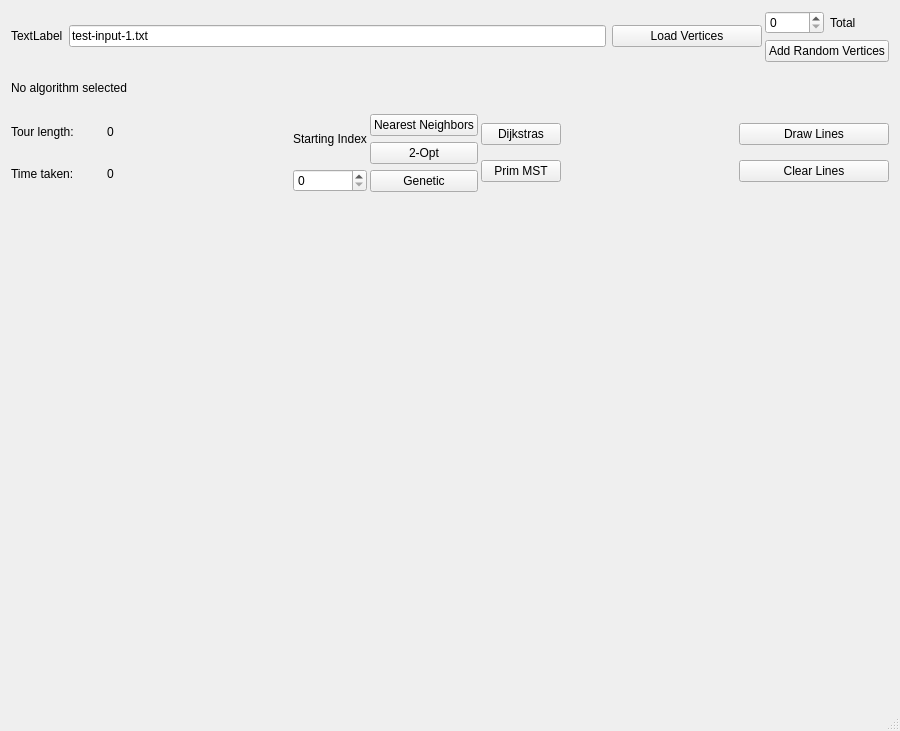
<?xml version="1.0" encoding="UTF-8"?>
<ui version="4.0">
 <class>MainWindow</class>
 <widget class="QMainWindow" name="MainWindow">
  <property name="geometry">
   <rect>
    <x>0</x>
    <y>0</y>
    <width>900</width>
    <height>731</height>
   </rect>
  </property>
  <property name="windowTitle">
   <string>QCustomPlot plot examples</string>
  </property>
  <widget class="QWidget" name="centralWidget">
   <layout class="QVBoxLayout" name="verticalLayout">
    <item>
     <layout class="QHBoxLayout" name="horizontalLayout">
      <property name="spacing">
       <number>3</number>
      </property>
      <item>
       <layout class="QHBoxLayout" name="horizontalLayout_3">
        <item>
         <widget class="QLabel" name="file_status">
          <property name="maximumSize">
           <size>
            <width>16777215</width>
            <height>20</height>
           </size>
          </property>
          <property name="text">
           <string>TextLabel</string>
          </property>
         </widget>
        </item>
        <item>
         <layout class="QVBoxLayout" name="verticalLayout_6">
          <item>
           <widget class="QLineEdit" name="input_file">
            <property name="minimumSize">
             <size>
              <width>250</width>
              <height>0</height>
             </size>
            </property>
            <property name="text">
             <string>test-input-1.txt</string>
            </property>
           </widget>
          </item>
         </layout>
        </item>
        <item>
         <widget class="QPushButton" name="button_load_vertices">
          <property name="minimumSize">
           <size>
            <width>150</width>
            <height>0</height>
           </size>
          </property>
          <property name="maximumSize">
           <size>
            <width>200</width>
            <height>16777215</height>
           </size>
          </property>
          <property name="text">
           <string>Load Vertices</string>
          </property>
         </widget>
        </item>
       </layout>
      </item>
      <item>
       <layout class="QVBoxLayout" name="verticalLayout_2">
        <item>
         <layout class="QHBoxLayout" name="horizontalLayout_6">
          <item>
           <widget class="QSpinBox" name="m_spinbox_random_vertices_to_add"/>
          </item>
          <item>
           <widget class="QLabel" name="label_3">
            <property name="text">
             <string>Total</string>
            </property>
           </widget>
          </item>
         </layout>
        </item>
        <item>
         <widget class="QPushButton" name="m_button_random_add_vertices">
          <property name="text">
           <string>Add Random Vertices</string>
          </property>
         </widget>
        </item>
       </layout>
      </item>
     </layout>
    </item>
    <item>
     <widget class="QLabel" name="m_label_algorithm">
      <property name="minimumSize">
       <size>
        <width>200</width>
        <height>0</height>
       </size>
      </property>
      <property name="maximumSize">
       <size>
        <width>280</width>
        <height>16777215</height>
       </size>
      </property>
      <property name="text">
       <string>No algorithm selected</string>
      </property>
     </widget>
    </item>
    <item>
     <layout class="QHBoxLayout" name="horizontalLayout_4">
      <property name="spacing">
       <number>3</number>
      </property>
      <item>
       <layout class="QVBoxLayout" name="verticalLayout_4">
        <item>
         <layout class="QHBoxLayout" name="horizontalLayout_2">
          <item>
           <widget class="QLabel" name="label_2">
            <property name="minimumSize">
             <size>
              <width>90</width>
              <height>0</height>
             </size>
            </property>
            <property name="maximumSize">
             <size>
              <width>90</width>
              <height>16777215</height>
             </size>
            </property>
            <property name="text">
             <string>Tour length: </string>
            </property>
           </widget>
          </item>
          <item>
           <widget class="QLabel" name="m_label_tour_length">
            <property name="text">
             <string>0</string>
            </property>
           </widget>
          </item>
         </layout>
        </item>
        <item>
         <layout class="QHBoxLayout" name="horizontalLayout_5">
          <item>
           <widget class="QLabel" name="m_time_taken">
            <property name="minimumSize">
             <size>
              <width>90</width>
              <height>0</height>
             </size>
            </property>
            <property name="maximumSize">
             <size>
              <width>16777215</width>
              <height>90</height>
             </size>
            </property>
            <property name="text">
             <string>Time taken:</string>
            </property>
           </widget>
          </item>
          <item>
           <widget class="QLabel" name="m_value_time_taken">
            <property name="text">
             <string>0</string>
            </property>
           </widget>
          </item>
         </layout>
        </item>
       </layout>
      </item>
      <item>
       <spacer name="horizontalSpacer_2">
        <property name="orientation">
         <enum>Qt::Horizontal</enum>
        </property>
        <property name="sizeHint" stdset="0">
         <size>
          <width>40</width>
          <height>20</height>
         </size>
        </property>
       </spacer>
      </item>
      <item>
       <layout class="QVBoxLayout" name="verticalLayout_3">
        <item>
         <widget class="QLabel" name="label">
          <property name="sizePolicy">
           <sizepolicy hsizetype="Preferred" vsizetype="Preferred">
            <horstretch>0</horstretch>
            <verstretch>0</verstretch>
           </sizepolicy>
          </property>
          <property name="maximumSize">
           <size>
            <width>150</width>
            <height>16777215</height>
           </size>
          </property>
          <property name="text">
           <string>Starting Index</string>
          </property>
          <property name="alignment">
           <set>Qt::AlignLeading|Qt::AlignLeft|Qt::AlignVCenter</set>
          </property>
         </widget>
        </item>
        <item>
         <widget class="QSpinBox" name="spinBox">
          <property name="maximumSize">
           <size>
            <width>150</width>
            <height>16777215</height>
           </size>
          </property>
          <property name="maximum">
           <number>100</number>
          </property>
          <property name="singleStep">
           <number>5</number>
          </property>
         </widget>
        </item>
       </layout>
      </item>
      <item>
       <layout class="QVBoxLayout" name="verticalLayout_7">
        <item>
         <widget class="QPushButton" name="button_nearest">
          <property name="maximumSize">
           <size>
            <width>150</width>
            <height>16777215</height>
           </size>
          </property>
          <property name="text">
           <string>Nearest Neighbors</string>
          </property>
         </widget>
        </item>
        <item>
         <widget class="QPushButton" name="button_two_opt">
          <property name="maximumSize">
           <size>
            <width>150</width>
            <height>16777215</height>
           </size>
          </property>
          <property name="text">
           <string>2-Opt</string>
          </property>
         </widget>
        </item>
        <item>
         <widget class="QPushButton" name="Genetic">
          <property name="text">
           <string>Genetic</string>
          </property>
         </widget>
        </item>
       </layout>
      </item>
      <item>
       <layout class="QVBoxLayout" name="verticalLayout_5">
        <item>
         <widget class="QPushButton" name="button_dijkstras">
          <property name="maximumSize">
           <size>
            <width>150</width>
            <height>16777215</height>
           </size>
          </property>
          <property name="text">
           <string>Dijkstras</string>
          </property>
         </widget>
        </item>
        <item>
         <widget class="QPushButton" name="button_prim">
          <property name="maximumSize">
           <size>
            <width>150</width>
            <height>16777215</height>
           </size>
          </property>
          <property name="text">
           <string>Prim MST</string>
          </property>
         </widget>
        </item>
       </layout>
      </item>
      <item>
       <spacer name="horizontalSpacer_4">
        <property name="orientation">
         <enum>Qt::Horizontal</enum>
        </property>
        <property name="sizeHint" stdset="0">
         <size>
          <width>40</width>
          <height>20</height>
         </size>
        </property>
       </spacer>
      </item>
      <item>
       <layout class="QVBoxLayout" name="verticalLayout_8">
        <item>
         <widget class="QPushButton" name="button_draw">
          <property name="minimumSize">
           <size>
            <width>150</width>
            <height>0</height>
           </size>
          </property>
          <property name="maximumSize">
           <size>
            <width>200</width>
            <height>16777215</height>
           </size>
          </property>
          <property name="text">
           <string>Draw Lines</string>
          </property>
         </widget>
        </item>
        <item>
         <widget class="QPushButton" name="button_clear">
          <property name="minimumSize">
           <size>
            <width>0</width>
            <height>0</height>
           </size>
          </property>
          <property name="maximumSize">
           <size>
            <width>150</width>
            <height>16777215</height>
           </size>
          </property>
          <property name="text">
           <string>Clear Lines</string>
          </property>
         </widget>
        </item>
       </layout>
      </item>
     </layout>
    </item>
    <item>
     <layout class="QGridLayout" name="gridLayout">
      <item row="1" column="0">
       <widget class="QCustomPlot" name="customPlot" native="true">
        <property name="minimumSize">
         <size>
          <width>700</width>
          <height>500</height>
         </size>
        </property>
       </widget>
      </item>
     </layout>
    </item>
   </layout>
  </widget>
  <widget class="QStatusBar" name="statusBar"/>
  <action name="actionDraw">
   <property name="text">
    <string>Draw</string>
   </property>
  </action>
 </widget>
 <layoutdefault spacing="6" margin="11"/>
 <customwidgets>
  <customwidget>
   <class>QCustomPlot</class>
   <extends>QWidget</extends>
   <header>qcustomplot.h</header>
   <container>1</container>
  </customwidget>
 </customwidgets>
 <resources/>
 <connections/>
</ui>
